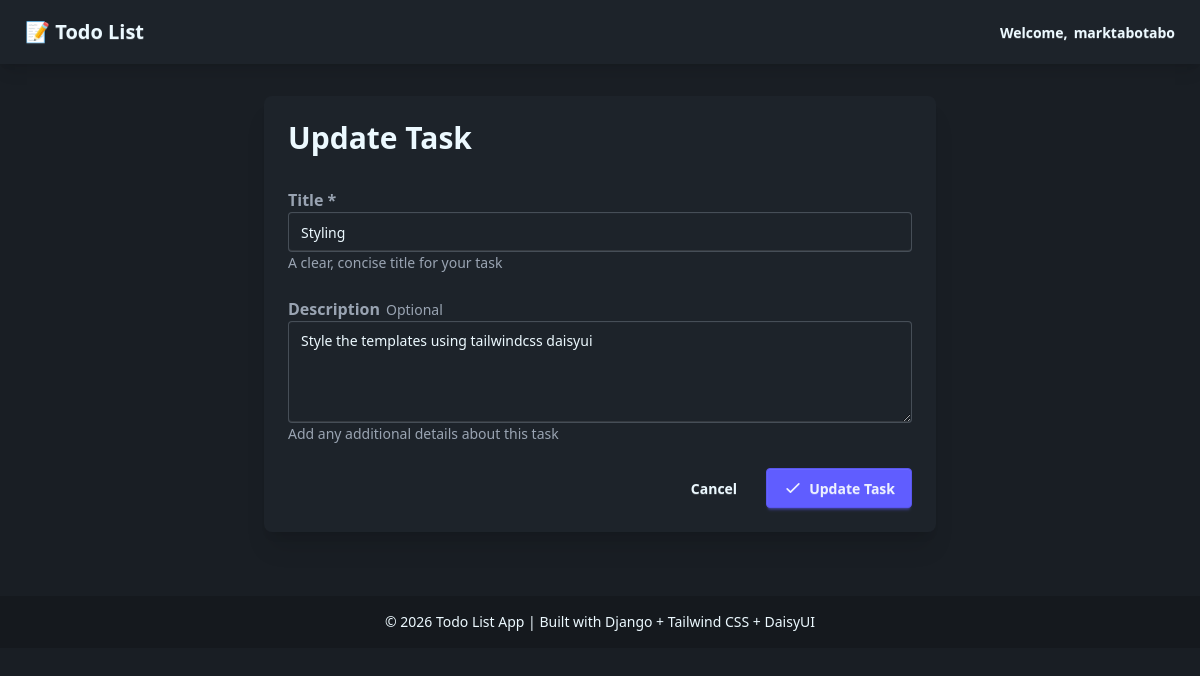
Page /tasks/update/2/ (signed in) on the committed database.
### tasks/models.py (models this page shows, shortened)
class Task(models.Model):
    user = models.ForeignKey(User, on_delete=models.CASCADE, related_name='tasks')
    title = models.CharField(max_length=200)
    description = models.TextField(blank=True, null=True)
    completed = models.BooleanField(default=False)
    created_at = models.DateTimeField(auto_now_add=True)
    updated_at = models.DateTimeField(auto_now=True)
    class Meta:
        ordering = ['-created_at']

### tasks/views.py (the view, shortened to what this page needs)
# urls.py: path('update/<int:pk>/', views.task_update, name='task_update'),
@login_required
def task_update(request, pk):
    task = get_object_or_404(Task, pk=pk, user=request.user)
    context = {
        'task': task,
        'action': 'Update'
    }
    return render(request, 'tasks/task_form.html', context)

### tasks/templates/tasks/task_form.html (shortened to what this page needs)
{% extends 'tasks/base.html' %}
{% block content %}
<div class="max-w-2xl mx-auto">
    <div class="card bg-base-100 shadow-xl">
        <div class="card-body">
            <h2 class="card-title text-3xl mb-6">{{ action }} Task</h2>
            <form method="post" class="space-y-6">
                <div class="form-control">
                    <label class="label" for="title">
                        <span class="label-text text-base font-semibold">Title *</span>
                    </label>
                    <input
                        type="text"
                        id="title"
                        name="title"
                        value="{{ task.title|default:'' }}"
                        required
                        placeholder="Enter task title"
                        class="input input-bordered w-full"
                    >
                    <label class="label">
                        <span class="label-text-alt">A clear, concise title for your task</span>
                    </label>
                </div>
                <div class="form-control">
                    <label class="label" for="description">
                        <span class="label-text text-base font-semibold">Description</span>
                        <span class="label-text-alt">Optional</span>
                    </label>
                    <textarea
                        id="description"
                        name="description"
                        rows="4"
                        placeholder="Enter task description (optional)"
                        class="textarea textarea-bordered w-full"
                    >{{ task.description|default:'' }}</textarea>
                    <label class="label">
                        <span class="label-text-alt">Add any additional details about this task</span>
                    </label>
                </div>
                <div class="card-actions justify-end gap-3">
                    <a href="{% url 'tasks:task_list' %}" class="btn btn-ghost">
                        Cancel
                    </a>
                    <button type="submit" class="btn btn-primary">
                        <svg xmlns="http://www.w3.org/2000/svg" class="h-5 w-5" fill="none" viewBox="0 0 24 24" stroke="currentColor">
                            <path stroke-linecap="round" stroke-linejoin="round" stroke-width="2" d="M5 13l4 4L19 7" />
                        </svg>
                        {{ action }} Task
                    </button>
                </div>
            </form>
        </div>
    </div>
</div>
{% endblock %}

### tasks/templates/tasks/base.html (shortened to what this page needs)
{% load static %}
<!DOCTYPE html>
<html lang="en" data-theme="dark">
<head>
    <link rel="stylesheet" href="{% static 'css/output.css' %}">
</head>
<body class="min-h-screen bg-base-200">
    <nav class="navbar bg-base-100 shadow-lg">
        <div class="flex-1">
            <a href="{% url 'tasks:task_list' %}" class="btn btn-ghost text-xl">
                📝 Todo List
            </a>
        </div>
        <div class="flex-none gap-2">
            {% if user.is_authenticated %}
                <div class="dropdown dropdown-end">
                    <div tabindex="0" role="button" class="btn btn-ghost">
                        Welcome, <span class="font-bold">{{ user.username }}</span>
                    </div>
                </div>
            {% else %}
                <a href="{% url 'login' %}" class="btn btn-primary">Login</a>
            {% endif %}
        </div>
    </nav>
    <main class="container mx-auto px-4 py-8">
        {% block content %}{% endblock %}
    </main>
    <footer class="footer footer-center bg-base-300 text-base-content p-4 mt-8">
        <aside>
            <p>&copy; 2026 Todo List App | Built with Django + Tailwind CSS + DaisyUI</p>
        </aside>
    </footer>
</body>
</html>

### rows in the picture
Task: title "Styling", description "Style the templates using tailwindcss daisyui"

### other values in the picture
{{ user.username }} "marktabotabo"
{{ action }} "Update"
